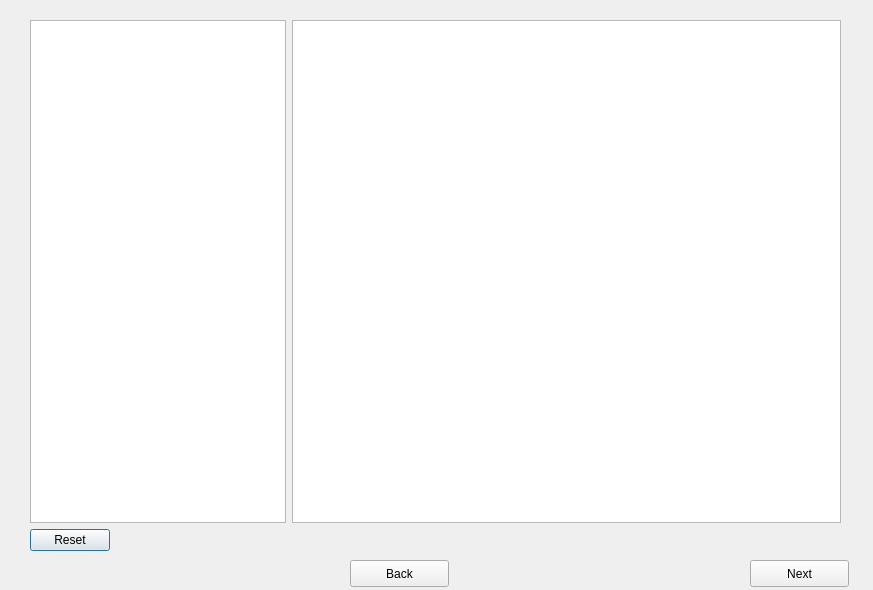
<?xml version="1.0" encoding="UTF-8"?>
<ui version="4.0">
 <class>wizard_selectregion</class>
 <widget class="QDialog" name="wizard_selectregion">
  <property name="geometry">
   <rect>
    <x>0</x>
    <y>0</y>
    <width>873</width>
    <height>590</height>
   </rect>
  </property>
  <property name="windowTitle">
   <string>Dialog</string>
  </property>
  <widget class="QWidget" name="formLayoutWidget">
   <property name="geometry">
    <rect>
     <x>30</x>
     <y>20</y>
     <width>811</width>
     <height>531</height>
    </rect>
   </property>
   <layout class="QFormLayout" name="formLayout">
    <property name="fieldGrowthPolicy">
     <enum>QFormLayout::AllNonFixedFieldsGrow</enum>
    </property>
    <item row="0" column="0">
     <widget class="QTreeView" name="treeView"/>
    </item>
    <item row="0" column="1">
     <widget class="QGraphicsView" name="graphicsView">
      <property name="minimumSize">
       <size>
        <width>0</width>
        <height>400</height>
       </size>
      </property>
     </widget>
    </item>
    <item row="1" column="0">
     <widget class="QPushButton" name="pushButton">
      <property name="text">
       <string>Reset</string>
      </property>
     </widget>
    </item>
   </layout>
  </widget>
  <widget class="QPushButton" name="pushButton_2">
   <property name="geometry">
    <rect>
     <x>750</x>
     <y>560</y>
     <width>99</width>
     <height>27</height>
    </rect>
   </property>
   <property name="text">
    <string>Next</string>
   </property>
  </widget>
  <widget class="QPushButton" name="pushButton_3">
   <property name="geometry">
    <rect>
     <x>350</x>
     <y>560</y>
     <width>99</width>
     <height>27</height>
    </rect>
   </property>
   <property name="text">
    <string>Back</string>
   </property>
  </widget>
 </widget>
 <resources/>
 <connections/>
</ui>
